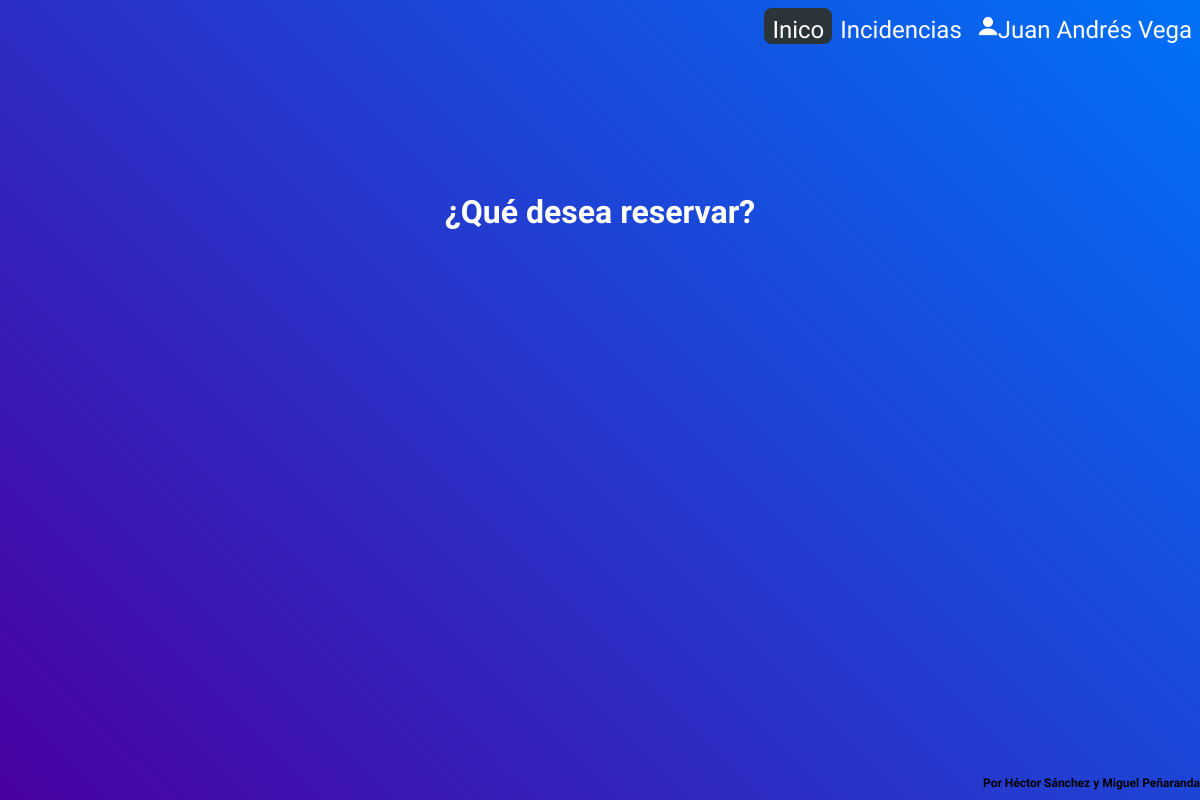
The page /index.php (signed in) on the database as committed earlier.
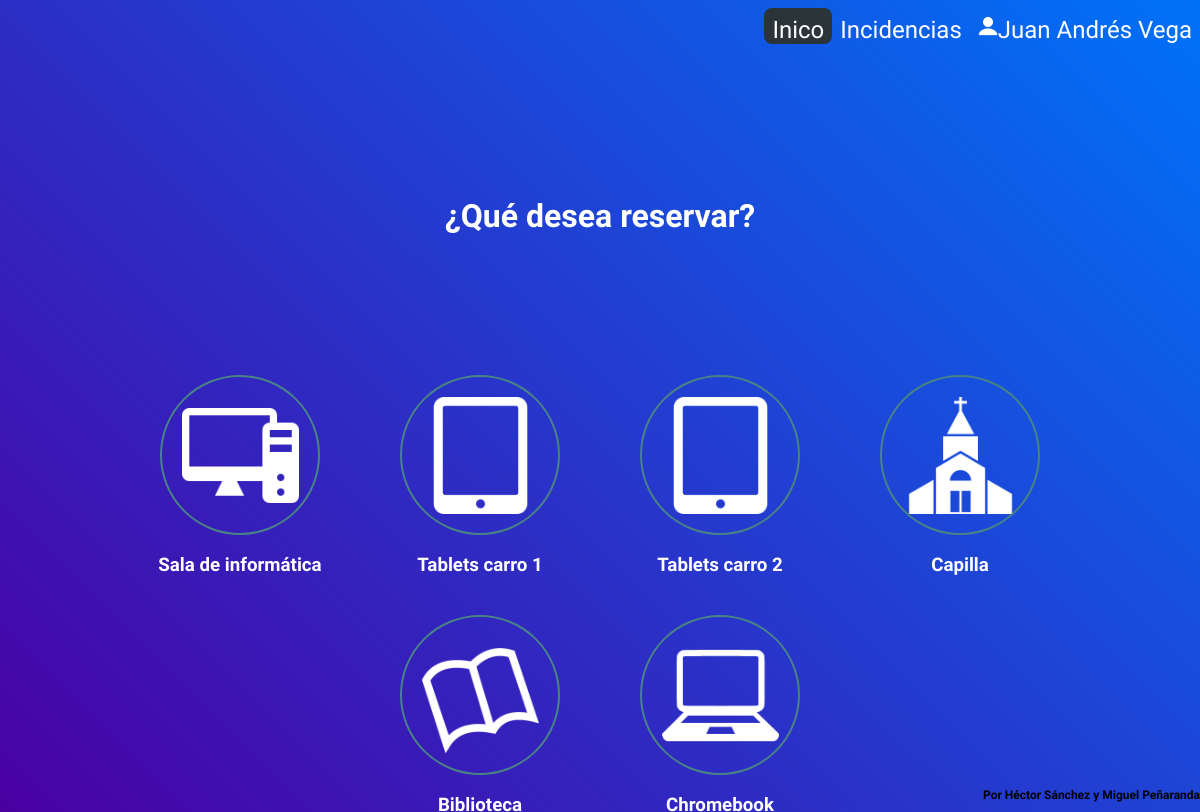
The same page on the database as committed later.
### tables this page shows
CREATE TABLE `book_types` (
  `name` text NOT NULL,
  `img_name` text NOT NULL
);

### includes/functions.inc.php (called while the page is built, shortened)
<?php
function getDataFromTable($conn, $table) {
    $sql = "SELECT * FROM " . $table;
    $stmt = mysqli_stmt_init($conn);
    if (!mysqli_stmt_prepare($stmt, $sql)) {
        header("location: ../index.php?error=stmtfailed");
        exit();
    }
    mysqli_stmt_execute($stmt);
    $result = mysqli_stmt_get_result($stmt);
    return $result;
}
function getBookTypes($conn, $bool) {
    $myArray = array();
    $result = getDataFromTable($conn, "book_types");
    while ($row = $result->fetch_assoc()) {
        $myArray[] = $row;
    }
    return $myArray;
}

### index.php (the view, shortened to what this page needs)
<!DOCTYPE html>
<html>
<head>
  <link rel="stylesheet" href="assets/styles.css" />
</head>
<body>
  <?php
  include_once "account.php";
  ?>
  <section class="s1">
    <h1 class="title">¿Qué desea reservar?</h1>
    <div class="container">
      <?php
      require_once "includes/dbh.inc.php";
      require_once "includes/functions.inc.php";
      $booktypes = getBookTypes($conn, true);
      foreach ($booktypes as &$booktype) {
        echo '<button class="c-button" id="' . strtolower($booktype["name"]) . '" style="background:url(' . $booktype["img_name"] . ') no-repeat"><h3>' . $booktype["name"] . '</h3></button>';
      }
      ?>
    </div>
  </section>
  <h2 id="credits">Por Héctor Sánchez y Miguel Peñaranda</h2>
</body>
</html>

### account.php (shortened to what this page needs)
<?php
$filename = basename(debug_backtrace()[0]["file"], ".php");
?>
<ul id="topbar">
    <li class="li-button" <?php if ($filename === "index") { echo "data-current-page"; } ?>>
        <div class="button">
            <a href=<?php if ($filename === "admin_panel") { $t = "../"; } else { $t = ""; } echo $t."index.php" ?>>Inico</a>
        </div>
    </li>
    <li class="li-button" <?php if ($filename === "incidence") { echo "data-current-page"; } ?>>
        <div class="button">
            <a href=<?php if ($filename === "admin_panel") { $t = "../"; } else { $t = ""; } echo $t."incidence.php" ?>>Incidencias</a>
        </div>
    </li>
    <li class="li-button user-account">
        <div class="button">
            <img src="images/user.svg">
            <p id="username"><?php echo $_SESSION["username"]; ?></p>
        </div>
            <?php
            if (isset($_SESSION["useremail"]) === true) {
                require_once "includes/dbh.inc.php";
                require_once "includes/functions.inc.php";
            }
            ?>
    </li>
</ul>

### assets/styles.css (style rules this page uses)
* { font-family: "Josefin Sans", sans-serif; box-sizing: border-box; }
body, html { margin: 0; padding: 0; }
body { background: linear-gradient(45deg, #4a00a3, #0072f8); height: 100vh; background-repeat: no-repeat; background-attachment: fixed; overflow-x: hidden; }
.c-button { border: 0.25vh solid #498386; width: 20vh; height: 20vh; font-size: 2vh; border-radius: 100%; background-size: 75% !important; background-position: center !important; }
#chromebook { background: url(../images/laptop_item.svg) no-repeat; }
#biblioteca { background: url(../images/library_room.svg) no-repeat; }
#capilla { background: url(../images/church_room.svg) no-repeat; }
section { width: 75%; top: 35%; left: 50%; transform: translate(-50%, 0); position: absolute; }
.container { width: 100%; display: flex; grid-template-columns: repeat(auto-fit, minmax(150px, 1fr)); grid-gap: 10vh; justify-items: center; align-items: center; flex-wrap: wrap; justify-content: center; align-content: center; }
h3 { transform: translate(-25%, 500%); text-align: center; width: 200%; color: white; }
.title { left: 50%; transform: translate(-50%, -300%); position: relative; font-size: 4vh; text-align: center; color: white; }
#credits { position: fixed; bottom: 0; right: 0; font-size: 1.5vh; }
ul { display: flex; justify-content: flex-end; list-style-type: none; margin: 0; padding: 0; padding-top: 1vh; width: max-content; float: right; }
.li-button { display: inline-block; z-index: 1; }
.user-account { position: relative; display: inline-block; }
.user-account img { flex: 50%; width: 2.5vh; height: 2.5vh; margin-top: 1vh; flex-basis: 0; }
.user-account p { font-family: "Josefin Sans", sans-serif; margin-top: 1vh; flex: 50%; color: white; font-size: 3vh; margin-bottom: 0; width: max-content; flex-basis: auto; }
.button { display: flex; padding: 0 1vh; }
a { color: white; text-decoration: none; margin-top: 1vh; font-size: 3vh; }
[data-current-page] { background-color: rgb(43 52 57); border-radius: 1vh; }

Rows that differ between the two databases and show on the page:
added book_types: img_name (picture), name "Sala de informática"
added book_types: img_name (picture), name "Tablets carro 1"
added book_types: img_name (picture), name "Tablets carro 2"
added book_types: img_name (picture), name "Capilla"
added book_types: img_name (picture)
added book_types: img_name (picture)
